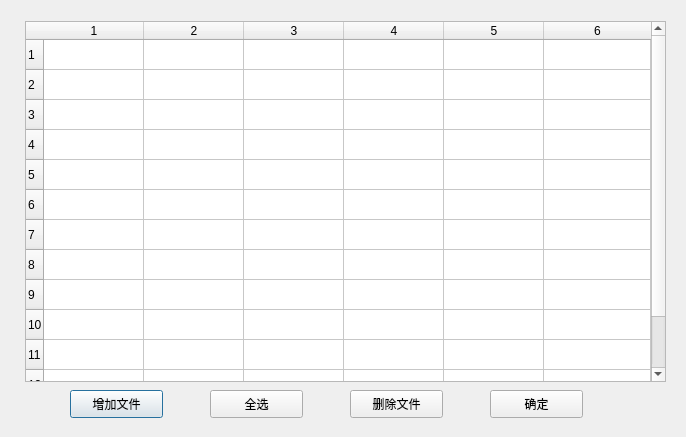
<?xml version="1.0" encoding="UTF-8"?>
<ui version="4.0">
 <class>mysharefile</class>
 <widget class="QDialog" name="mysharefile">
  <property name="geometry">
   <rect>
    <x>0</x>
    <y>0</y>
    <width>686</width>
    <height>437</height>
   </rect>
  </property>
  <property name="windowTitle">
   <string>我的文件共享设置</string>
  </property>
  <property name="windowIcon">
   <iconset resource="resource.qrc">
    <normaloff>:/img/myicon.ico</normaloff>:/img/myicon.ico</iconset>
  </property>
  <widget class="QTableWidget" name="tableWidget">
   <property name="geometry">
    <rect>
     <x>25</x>
     <y>21</y>
     <width>641</width>
     <height>361</height>
    </rect>
   </property>
   <property name="rowCount">
    <number>13</number>
   </property>
   <property name="columnCount">
    <number>6</number>
   </property>
   <attribute name="horizontalHeaderStretchLastSection">
    <bool>true</bool>
   </attribute>
   <attribute name="verticalHeaderStretchLastSection">
    <bool>true</bool>
   </attribute>
   <row/>
   <row/>
   <row/>
   <row/>
   <row/>
   <row/>
   <row/>
   <row/>
   <row/>
   <row/>
   <row/>
   <row/>
   <row/>
   <column/>
   <column/>
   <column/>
   <column/>
   <column/>
   <column/>
  </widget>
  <widget class="QPushButton" name="addfile">
   <property name="geometry">
    <rect>
     <x>70</x>
     <y>390</y>
     <width>93</width>
     <height>28</height>
    </rect>
   </property>
   <property name="text">
    <string>增加文件</string>
   </property>
  </widget>
  <widget class="QPushButton" name="pushButton_3">
   <property name="geometry">
    <rect>
     <x>350</x>
     <y>390</y>
     <width>93</width>
     <height>28</height>
    </rect>
   </property>
   <property name="text">
    <string>删除文件</string>
   </property>
  </widget>
  <widget class="QPushButton" name="pushButton_4">
   <property name="geometry">
    <rect>
     <x>210</x>
     <y>390</y>
     <width>93</width>
     <height>28</height>
    </rect>
   </property>
   <property name="text">
    <string>全选</string>
   </property>
  </widget>
  <widget class="QPushButton" name="OK">
   <property name="geometry">
    <rect>
     <x>490</x>
     <y>390</y>
     <width>93</width>
     <height>28</height>
    </rect>
   </property>
   <property name="text">
    <string>确定</string>
   </property>
  </widget>
 </widget>
 <resources>
  <include location="resource.qrc"/>
 </resources>
 <connections/>
</ui>
